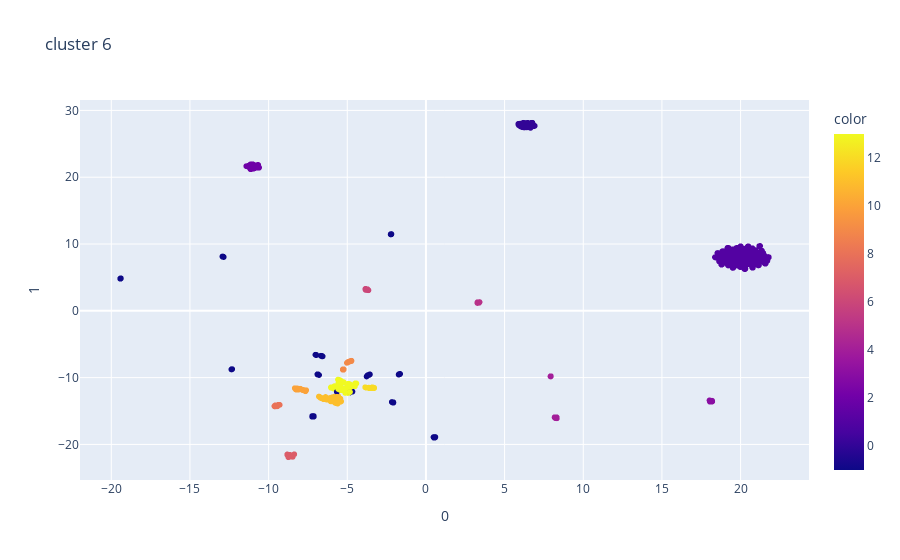

Notebook cell for this chart:
### Code cell
cat_embed = model.encode(catergories)

umap_cat = umap.UMAP(n_components=2, n_neighbors=30, metric='cosine', min_dist=0.0).fit_transform(cat_embed)
cluster_cat = hdbscan.HDBSCAN(min_cluster_size = 100, metric='euclidean').fit(umap_cat)

fig = px.scatter(umap_cat, x=0, y=1, color = cluster_cat.labels_, title='cluster 6')
fig.show()

### Figure 1 — Plotly figure (JSON) as saved in the notebook; plotly's stock layout.template omitted (floating-point values rounded to 4 significant figures; data arrays with more than 128 entries replaced by an {"elided": "..."} marker saying what was removed)
{"data": [{"hovertemplate": "0=%{x}<br>1=%{y}<br>color=%{marker.color}<extra></extra>", "legendgroup": "", "marker": {"color": {"elided": "6511 int values"}, "coloraxis": "coloraxis", "symbol": "circle"}, "mode": "markers", "name": "", "showlegend": false, "type": "scattergl", "x": {"elided": "6511 float values"}, "xaxis": "x", "y": {"elided": "6511 float values"}, "yaxis": "y"}], "layout": {"coloraxis": {"colorbar": {"title": {"text": "color"}}, "colorscale": [[0, "#0d0887"], [0.1111, "#46039f"], [0.2222, "#7201a8"], [0.3333, "#9c179e"], [0.4444, "#bd3786"], [0.5556, "#d8576b"], [0.6667, "#ed7953"], [0.7778, "#fb9f3a"], [0.8889, "#fdca26"], [1, "#f0f921"]]}, "legend": {"tracegroupgap": 0}, "title": {"text": "cluster 6"}, "xaxis": {"anchor": "y", "domain": [0, 1], "title": {"text": "0"}}, "yaxis": {"anchor": "x", "domain": [0, 1], "title": {"text": "1"}}}}
